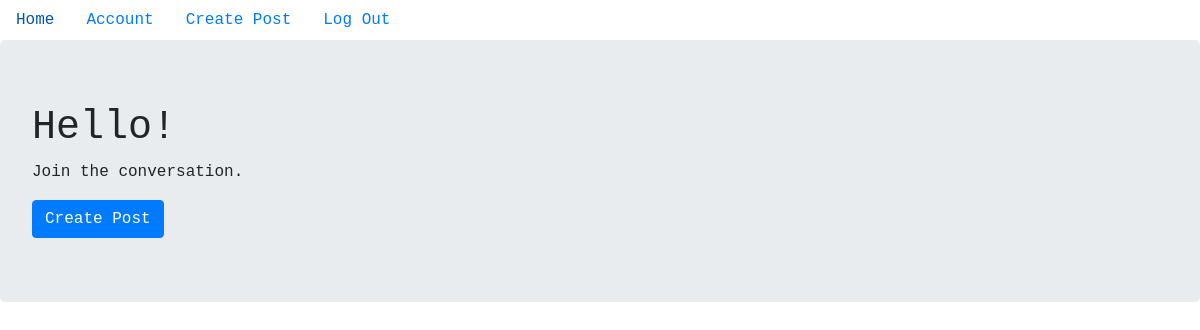
Page / (signed in) on the earlier database version.
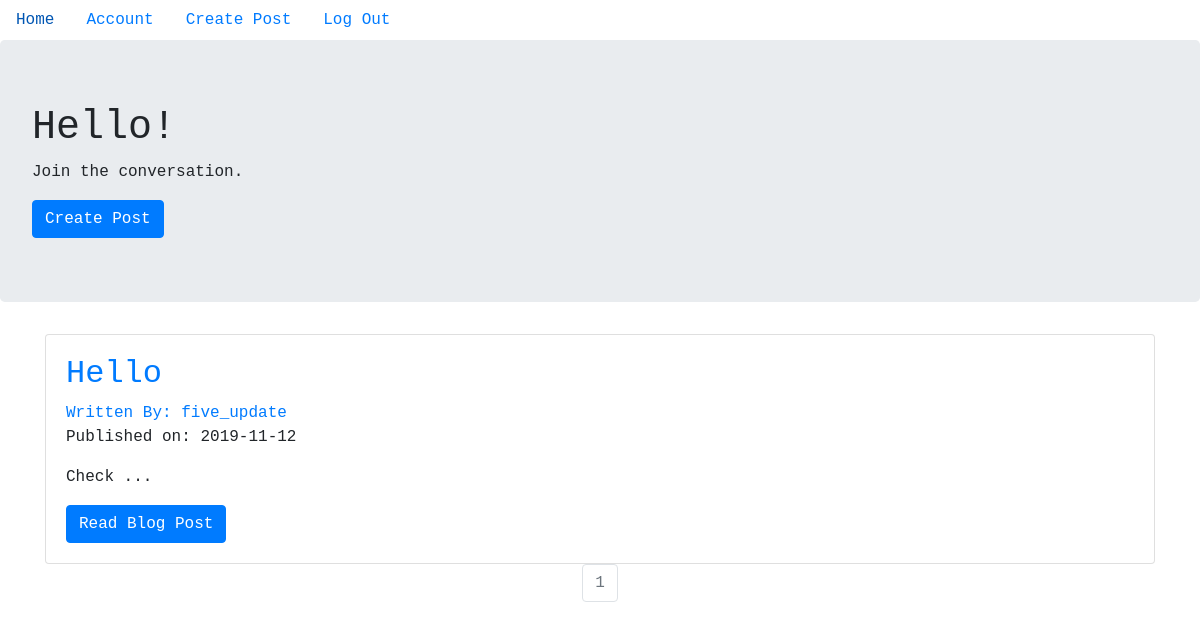
Same page on the later database version.
### blog/models.py (models this page shows, shortened)
class BlogPost(db.Model):
    users = db.relationship(User)
    id = db.Column(db.Integer, primary_key=True)
    user_id = db.Column(db.Integer, db.ForeignKey('users.id'), nullable=False)
    date = db.Column(db.DateTime, nullable=False, default=datetime.utcnow)
    title = db.Column(db.String(140), nullable=False)
    text = db.Column(db.Text, nullable=False)

class User(db.Model, UserMixin):
    __tablename__ = 'users'
    id = db.Column(db.Integer, primary_key = True)
    profile_image = db.Column(db.String(20), nullable=False, default='default_profile.png')
    email = db.Column(db.String(64), unique = True, index = True)
    username = db.Column(db.String(64), unique=True, index=True)
    password_hash = db.Column(db.String(128))
    posts = db.relationship('BlogPost', backref='author', lazy=True)

### blog/core/views.py (the view)
@core.route('/')
def index():
    page = request.args.get('page', 1, type=int)
    blog_posts = BlogPost.query.order_by(BlogPost.date.desc()).paginate(page=page, per_page=10)
    return render_template('index.html',blog_posts=blog_posts)

### blog/models.py (called while the page is built)
@login_manager.user_loader
def load_user(user_id):
    return User.query.get(user_id)

### blog/templates/index.html (shortened to what this page needs)
<!DOCTYPE html>
<html lang="en">
    <head>
        <link rel="stylesheet" href="https://stackpath.bootstrapcdn.com/bootstrap/4.3.1/css/bootstrap.min.css">
</head>
<body>
    {% if current_user.is_authenticated %}
    <ul class="nav">
            <li class="nav-item">
              <a class="nav-link" href="{{ url_for('core.index') }}">Home</a>
            </li>
            <li class="nav-link"><a href="{{ url_for('users.account') }}">Account</a></li>
            <li class="nav-link"><a href="{{ url_for('blog_posts.create_post') }}">Create Post</a></li><br>
            <li class="nav-link"><a href="{{ url_for('users.logout') }}">Log Out</a></li>
    </ul>
    <div class="jumbotron">
            <h1>Hello!</h1>
            <p>Join the conversation.</p>
            <a class="btn btn-primary" href="{{ url_for('blog_posts.create_post') }}" role="button">Create Post</a>
          </div>
          <div class="container">
            {% for post in blog_posts.items %}
            <div class="card" >
              <div class="card-body">
                <h2><a class="card-title" href="  {{ url_for('blog_posts.blog_post', blog_post_id=post.id) }}">{{ post.title }}</a></h2>
                <a href="{{ url_for('users.user_posts', username=post.author.username) }}">Written By: {{ post.author.username }}</a>
                <p>Published on: {{ post.date.strftime('%Y-%m-%d') }}</p>
                <p class="card-text">{{ post.text[:100] }}...</p>
                <a href="{{ url_for('blog_posts.blog_post', blog_post_id=post.id) }}" class="btn btn-primary">Read Blog Post</a>
              </div>
            </div>
           {% endfor %}
           <nav aria-label="Page navigation example">
             <ul class="pagination justify-content-center">
               {% for page_num in blog_posts.iter_pages(left_edge=1, right_edge=1, left_current=1, right_current=2) %}
                  {% if blog_posts.page == page_num %}
                  <li class="page-item disabled">
                    <a class="page-link" href="{{ url_for('core.index', page=page_num) }}">{{ page_num }}</a></li>
                  {% else %}
                    <li class="page-item"><a class="page-link" href="{{ url_for('core.index', page=page_num) }}">{{ page_num }}</a></li>
                  {% endif %}
              {% endfor %}
            </nav>
    {% endif %}
</body>
</html>

### blog/templates/index.html (style rules this page uses)
* { margin: 0px; padding: 0px; font-family: monospace; }
body { width: 100%; }
.container { width: 100%; }

Differences in the rows shown:
added BlogPost: title "Hello", author.username "five_update", date "2019-11-12", text "Check"
Other differences:
new list line: "1"
